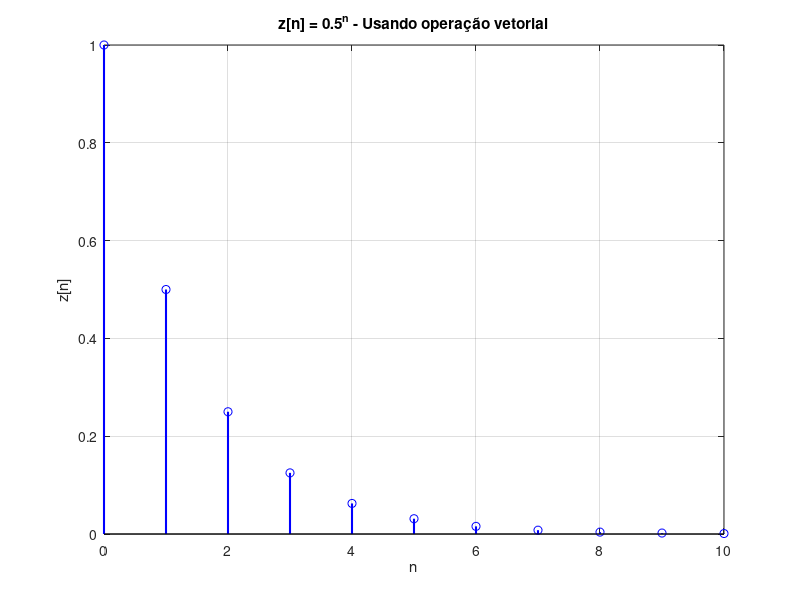
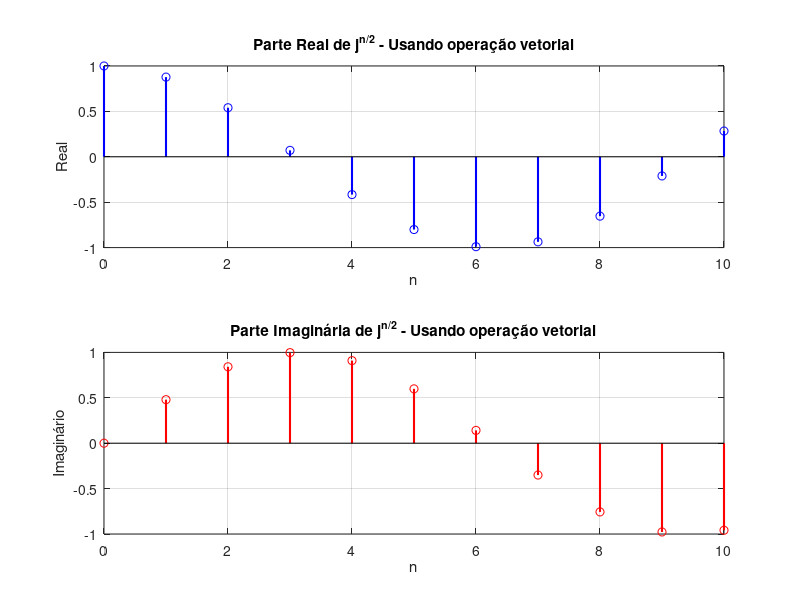

Recreate these plots in MATLAB, in order.
% Script para questão 6.2.ii - Usando operação vetorial
% Gera z[n] = 0.5^n e j^(n/2) para 0 <= n <= 10

clear;
clc;

n = 0:10;

% Usando operação vetorial para z[n] = 0.5^n
z1 = 0.5 .^ n;

% Usando operação vetorial para w[n] = j^(n/2)
z2 = exp(1j * n / 2);

% Plotando z[n] = 0.5^n
figure;
stem(n, z1, 'b', 'LineWidth', 1.5);
title('z[n] = 0.5^n - Usando operação vetorial');
xlabel('n');
ylabel('z[n]');
grid on;

fprintf('Valores de z[n] = 0.5^n:\n');
for i = 1:length(n)
    fprintf('z[%d] = %.4f\n', n(i), z1(i));
end

% Plotando j^(n/2)
figure;
subplot(2, 1, 1);
stem(n, real(z2), 'b', 'LineWidth', 1.5);
title('Parte Real de j^{n/2} - Usando operação vetorial');
xlabel('n');
ylabel('Real');
grid on;

subplot(2, 1, 2);
stem(n, imag(z2), 'r', 'LineWidth', 1.5);
title('Parte Imaginária de j^{n/2} - Usando operação vetorial');
xlabel('n');
ylabel('Imaginário');
grid on;

fprintf('\nValores de w[n] = j^(n/2):\n');
for i = 1:length(n)
    fprintf('w[%d] = %.4f + %.4fj\n', n(i), real(z2(i)), imag(z2(i)));
end
